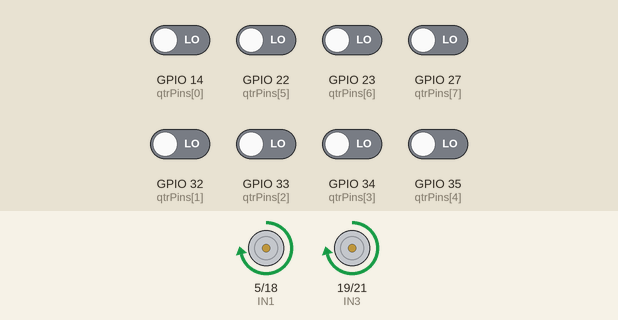
This sketch was run on a simulated ESP32. Parts: motor-driver pin pairs drawn as motors (green arrow = first pin HIGH = forward, orange = second pin HIGH = backward, longer = more drive, scaled by the enable pin). The test bench sets the inputs (shaded band); at power-on: GPIO 14 (qtrPins[0]), GPIO 22 (qtrPins[5]), GPIO 23 (qtrPins[6]), GPIO 27 (qtrPins[7]), GPIO 32 (qtrPins[1]), GPIO 33 (qtrPins[2]), GPIO 34 (qtrPins[3]), GPIO 35 (qtrPins[4]) LOW. What the sketch prints to the serial monitor is not drawn.

Above: at 1.2 s.
1.3 s: GPIO 22 (qtrPins[5]) driven HIGH
At 2.8 s:
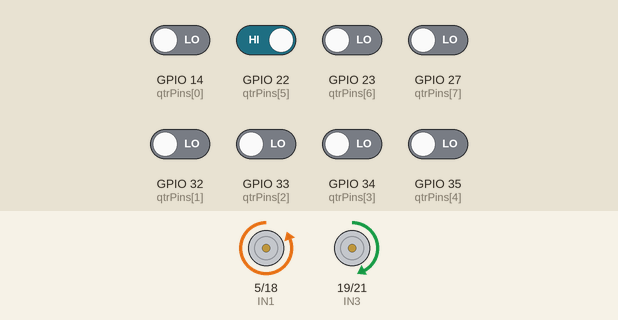
3.7 s: GPIO 14 (qtrPins[0]) driven HIGH
At 5.4 s:
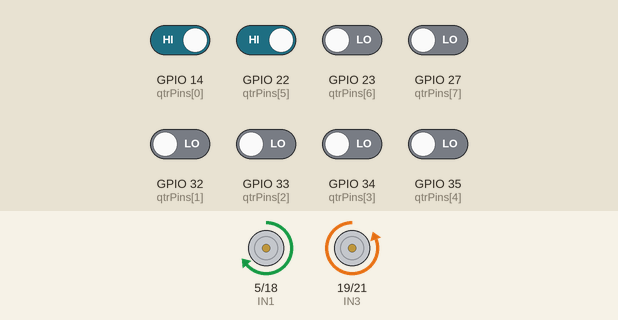
6.7 s: GPIO 23 (qtrPins[6]) driven HIGH
At 7.83 s:
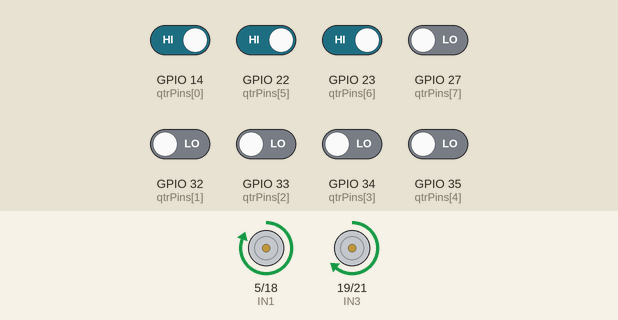
9.7 s: GPIO 27 (qtrPins[7]) driven HIGH
At 10.6 s:
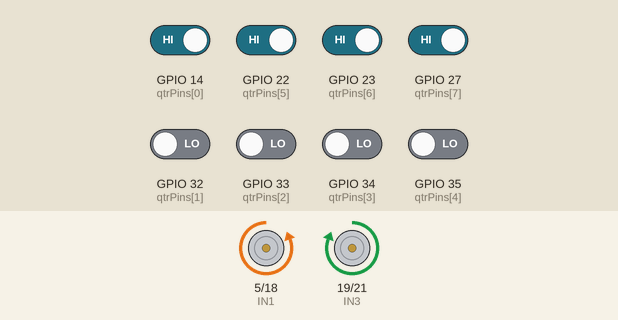
11.2 s: GPIO 32 (qtrPins[1]) driven HIGH
At 12.3 s:
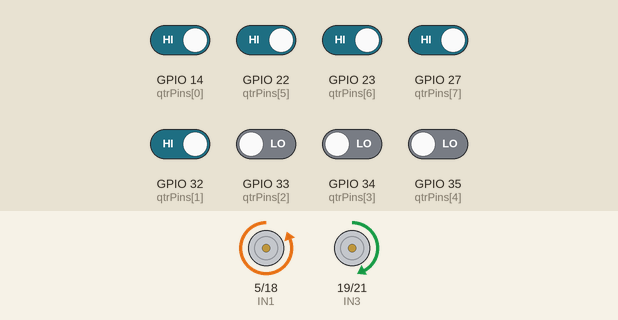
12.7 s: GPIO 35 (qtrPins[4]) driven HIGH
At 13.3 s:
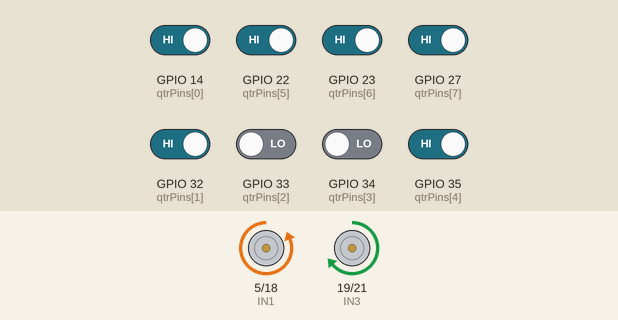
Timing chart, 0 to 15.2 s (numbered marks = the images above; inputs shaded):
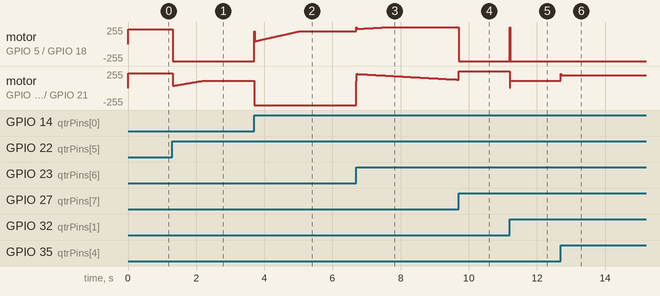

Measured:
- after the input at 1.3 s, motor on GPIO 5 (IN1) / GPIO 18 (IN2): forward 219/255 → backward 255/255 at once; motor on GPIO 19 (IN3) / GPIO 21 (IN4): ramps from forward 33/255 to forward 108/255 and jumps back, once every 0.01 s
- after the input at 3.7 s, motor on GPIO 19 (IN3) / GPIO 21 (IN4): forward 108/255 → backward 255/255 at once
- after the input at 6.7 s, motor on GPIO 19 (IN3) / GPIO 21 (IN4): ramps from forward 211/255 to forward 103/255 and jumps back, once every 0.01 s
- after the input at 9.7 s, motor on GPIO 5 (IN1) / GPIO 18 (IN2): forward 255/255 → backward 255/255 at once
- after the input at 11.2 s, motor on GPIO 5 (IN1) / GPIO 18 (IN2): backward 255/255 → forward 255/255 at once, → backward 255/255 0.01 s later; motor on GPIO 19 (IN3) / GPIO 21 (IN4): forward 255/255 → forward 108/255 at once
- after the input at 12.7 s, motor on GPIO 19 (IN3) / GPIO 21 (IN4): forward 108/255 → forward 191/255 at once

The sketch:

pid.ino
```cpp
const uint8_t SensorCount = 8;
const uint8_t qtrPins[SensorCount] = {14, 32,33,34,35 ,22 ,23,27};
const int he_so[SensorCount] = {7, 5, 3, 1, -1, -3, -5, -7};

#define IN3 19
#define IN4 21  // Phải
#define IN1 5
#define IN2 18  // TRrái

#define ENA 26
#define ENB 25


const int pwmFreq     = 25000;
const int pwmRes      = 8;

int base_speed = 220;
int max_speed = 255;
int last_error = 0;
int error_s = 0;
float kp = 84;
float ki = 0.3;
float kd = 22;
int stop = 0;


void forward(int ina, int inb)
{
  digitalWrite(ina, HIGH);
  digitalWrite(inb, LOW);
}
void backward(int ina, int inb)
{
  digitalWrite(inb, HIGH);
  digitalWrite(ina, LOW);
}
void braking(int ina, int inb)
{
  digitalWrite(inb, LOW);
  digitalWrite(ina, LOW);
}
void set_speed(int speed, int ina, int inb, int en)
{
  if(speed < 0)
  {
    backward(ina, inb);
    speed = -speed;
  } else {
    forward(ina, inb);
  }
  ledcWrite(en, speed);
}

void pid()
{
  int position = read();
  // if(stop == 1)
  // {
  //   return;
  // }

  int error = 0 - position;

  error_s += error;
  if(error_s >= 255) error_s = 255;
  else if(error_s <= -255) error_s = -255;
  int d_error = error - last_error;
  last_error = error;
  int u = (int) (kp*error + ki*error_s + kd*d_error);


  int left_speed = base_speed - u;
  int right_speed = base_speed + u;

  if(left_speed >= max_speed) left_speed = max_speed;
  else if(left_speed <= -max_speed) left_speed = -max_speed;
  if(right_speed >= max_speed) right_speed = max_speed;
  if(right_speed <= -max_speed) right_speed = -max_speed;


  set_speed(left_speed, IN1, IN2, ENB);
  set_speed(right_speed, IN3, IN4, ENA);


  Serial.print("LSP: ");
  Serial.print(left_speed);
  Serial.print(", RSP: ");
  Serial.print(right_speed);

  Serial.print(", PS: ");
  Serial.println(position);

  delay(10);

}
int read()
{
  int count = 0;
  int sum = 0;
  for(int i = 0; i < SensorCount; i++)
  {
    int sen_val = digitalRead(qtrPins[i]);
    sum += sen_val*he_so[i];
    count+= sen_val;
    Serial.print(sen_val);
    Serial.print(" ");
  }
  Serial.println();
  if(count  == 6)
  {
    set_speed(0, IN1, IN2, ENA);
    set_speed(0, IN3, IN4, ENB);
    stop = 1;

  }
  else if(count == 0)
  {
    stop = 0;
    // backward(IN1, IN2);
    // backward(IN3, IN4);
    // set_speed(0, IN1, IN2, ENA);
    // set_speed(0, IN3, IN4, ENB);
    return last_error;
  }
  return sum;
}
void setup()
{
  Serial.begin(115200);
  pinMode(IN1, OUTPUT);
  pinMode(IN2, OUTPUT);
  pinMode(IN3, OUTPUT);
  pinMode(IN4, OUTPUT);
  for(int i = 0; i < SensorCount; i++)
  {
    pinMode(qtrPins[i], INPUT);
  }

  // PWM cho động cơ (theo kiểu anh đang dùng)
  ledcAttach(ENA, pwmFreq, pwmRes);
  ledcAttach(ENB, pwmFreq, pwmRes);
  braking(IN1, IN2);
  braking(IN3, IN4);
  set_speed(0, IN1, IN2, ENA);
  set_speed(0, IN3, IN4, ENB);

  // Thêm: dừng lại cho an toàn (không tự chạy sau khi nạp)
  braking(IN1, IN2);
  braking(IN3, IN4);

}
void loop() {
  pid();
  // // forward(IN1, IN2);
  // // forward(IN3, IN4);
  // set_speed(170, IN1, IN2, ENA);
  // set_speed(-170, IN3, IN4, ENB);

}
```
